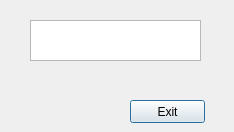
<?xml version="1.0" encoding="UTF-8"?>
<ui version="4.0">
 <class>cityToCity</class>
 <widget class="QDialog" name="cityToCity">
  <property name="geometry">
   <rect>
    <x>0</x>
    <y>0</y>
    <width>234</width>
    <height>132</height>
   </rect>
  </property>
  <property name="windowTitle">
   <string>Dialog</string>
  </property>
  <widget class="QPushButton" name="exit">
   <property name="geometry">
    <rect>
     <x>130</x>
     <y>100</y>
     <width>75</width>
     <height>23</height>
    </rect>
   </property>
   <property name="text">
    <string>Exit</string>
   </property>
  </widget>
  <widget class="QTextBrowser" name="displayDistance">
   <property name="geometry">
    <rect>
     <x>30</x>
     <y>20</y>
     <width>171</width>
     <height>41</height>
    </rect>
   </property>
  </widget>
 </widget>
 <resources/>
 <connections/>
</ui>
